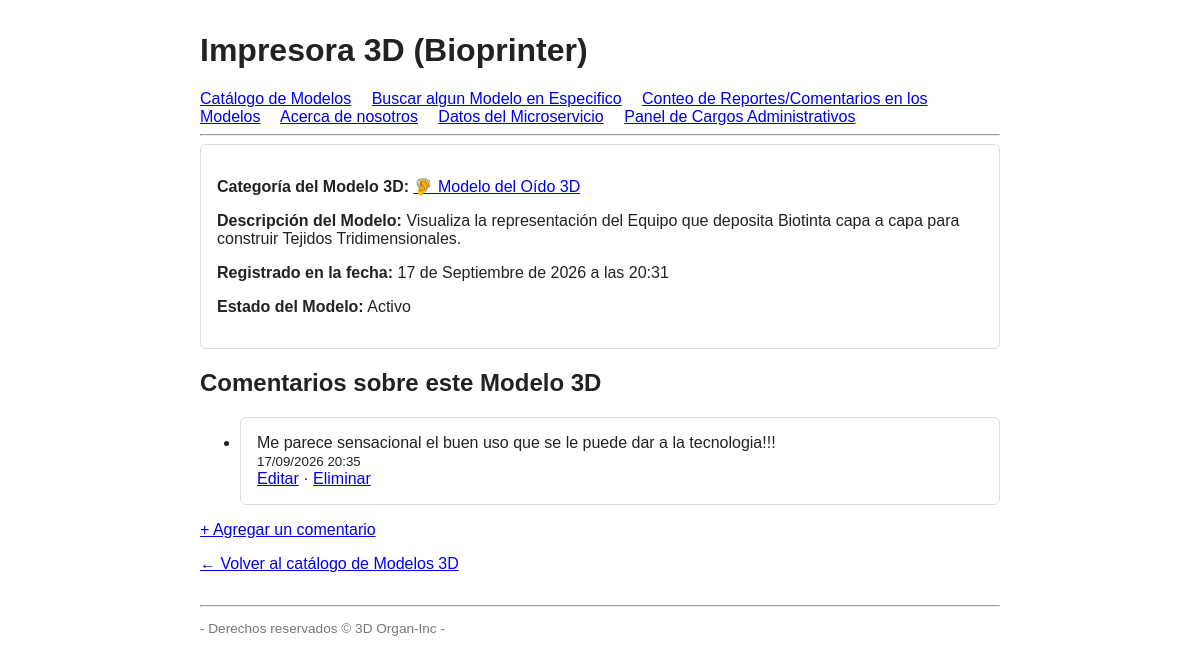
Screenshot of /catalogo/4/ with the database file from the repository.
### catalogo/models.py (models this page shows, shortened)
class Elemento(models.Model):
    nombre = models.CharField(max_length=150)
    descripcion = models.TextField(blank=True)
    categoria = models.ForeignKey(
        Categoria,
        on_delete=models.CASCADE,
        related_name="elementos",
    )
    fecha_registro = models.DateTimeField(default=timezone.now)
    activo = models.BooleanField(default=True)
    class Meta:
        verbose_name = "Elemento"
        verbose_name_plural = "Elementos"
        ordering = ["-fecha_registro"]

class Categoria(models.Model):
    nombre = models.CharField(max_length=100)
    slug = models.SlugField(max_length=110, unique=True, blank=True)
    class Meta:
        verbose_name = "Categoría"
        verbose_name_plural = "Categorías"
        ordering = ["nombre"]

### reportes/models.py (models this page shows, shortened)
class Comentario(models.Model):
    elemento = models.ForeignKey(
        Elemento,
        on_delete=models.CASCADE,
        related_name="comentarios",
    )
    texto = models.CharField(max_length=300)
    fecha = models.DateTimeField(default=timezone.now)
    class Meta:
        ordering = ["-fecha"]

### catalogo/views.py (the view)
# urls.py: path("<int:elemento_id>/", views.detalle, name="detalle"),
def detalle(request, elemento_id):
    elemento = get_object_or_404(Elemento, pk=elemento_id)
    comentarios = Comentario.objects.filter(elemento=elemento)
    context = {
        "elemento": elemento,
        "comentarios": comentarios,
    }
    return render(request, "catalogo/detalle.html", context)

### catalogo/templates/catalogo/detalle.html (shortened to what this page needs)
{% extends "base.html" %}
{% block encabezado %}{{ elemento.nombre }}{% endblock %}
{% block contenido %}
    <div class="caja">
        <p><strong>Categoría del Modelo 3D:</strong>
            <a href="{% url 'catalogo:por_categoria' elemento.categoria.slug %}">
                {{ elemento.categoria.nombre }}
            </a>
        </p>
        <p><strong>Descripción del Modelo:</strong> {{ elemento.descripcion|default:"(sin descripción)" }}</p>
        <p><strong>Registrado en la fecha:</strong> {{ elemento.fecha_registro }}</p>
        <p><strong>Estado del Modelo:</strong> {% if elemento.activo %}Activo{% else %}Inactivo{% endif %}</p>
    </div>
    <h2>Comentarios sobre este Modelo 3D</h2>
    {% if comentarios %}
        <ul>
            {% for comentario in comentarios %}
                <li class="caja">
                    {{ comentario.texto }}
                    <br>
                    <small>{{ comentario.fecha|date:"d/m/Y H:i" }}</small>
                    <br>
                    <a href="{% url 'reportes:editar_comentario' comentario.id %}">Editar</a>
                    &middot;
                    <a href="{% url 'reportes:eliminar_comentario' comentario.id %}">Eliminar</a>
                </li>
            {% endfor %}
        </ul>
    {% else %}
        <p>Este Modelo 3D todavía no tiene comentarios.</p>
    {% endif %}
    <p><a href="{% url 'reportes:crear_comentario' elemento.id %}">+ Agregar un comentario</a></p>
    <p><a href="{% url 'catalogo:index' %}">&larr; Volver al catálogo de Modelos 3D</a></p>
{% endblock %}

### templates/base.html (style rules this page uses)
body { font-family: Arial, sans-serif; margin: 2rem auto; max-width: 800px; color: #222; }
.caja { border: 1px solid #ddd; border-radius: 6px; padding: 1rem; margin-bottom: 1rem; }

### rows the page displays
Elemento: nombre "Impresora 3D (Bioprinter)", categoria.nombre "🦻 Modelo del Oído 3D", descripcion "Visualiza la representación del Equipo que deposita Biotinta capa a capa para construir Tejidos Tridimensionales.", fecha_registro "17 de Septiembre de 2026 a las 20:31"
Comentario: texto "Me parece sensacional el buen uso que se le puede dar a la tecnologia!!!", fecha "17/09/2026 20:35"
